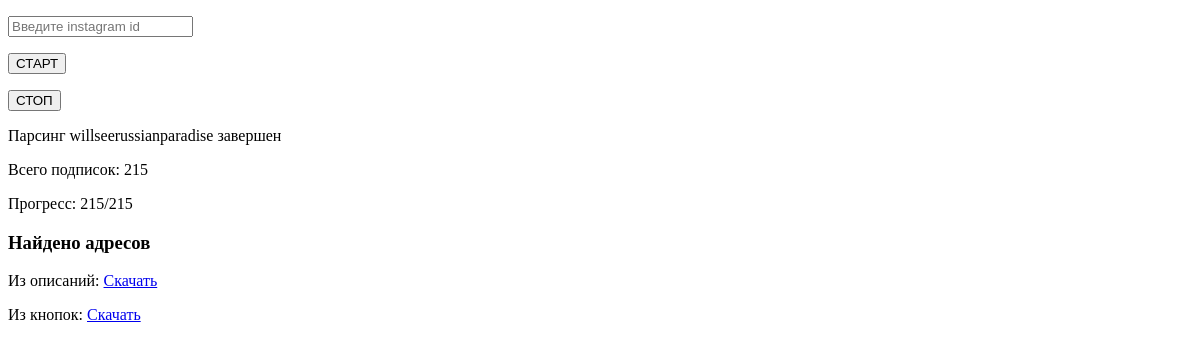
Before: / with the older database file.
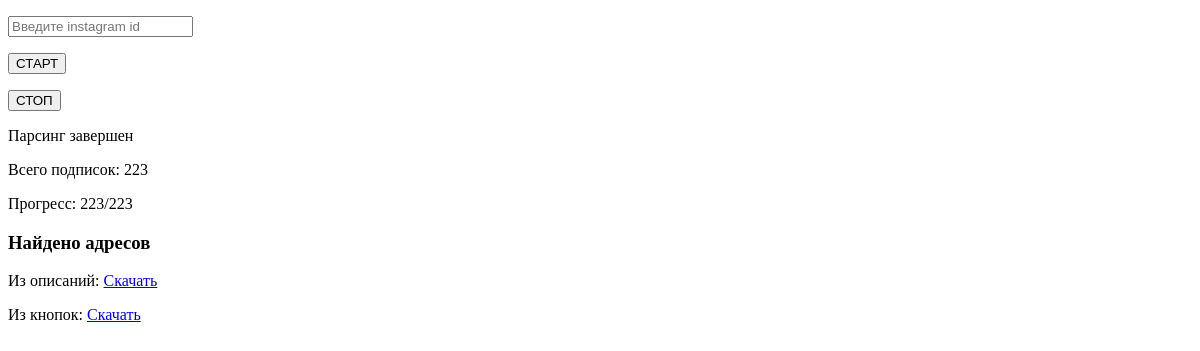
After: the same page with the newer database file.
### main/models.py (models this page shows)
class Parsing(models.Model):
    currentState = models.BooleanField(default=False)
    currentTotal = models.IntegerField(default=0)
    currentVar = models.IntegerField(default=0)
    result = models.TextField(default='[]')
    info = models.TextField(default='[]', blank=True, null=True)

### main/views.py (the view)
# urls.py: path('', views.index, name='index'),
def index(request):
    pars = Parsing.objects.get(pk=1)
    context = {
        'total': pars.currentTotal,
        'var': pars.currentVar,
        'countBioEmail': countBioEmail,
        'countEmail': countEmail,
        'info': pars.info,
        'name': curname,
    }
    return render(request, 'index.html', context=context)

### main/templates/index.html (shortened to what this page needs)
<!DOCTYPE html>
<html lang="en">
<head>
</head>
<body>
 <form action="/start/" method="post">
      <p><input  id="insid" type="text" name="insid" maxlength="100" placeholder="Введите instagram id"></p>
      <p><input type="submit" value="СТАРТ"></p>
 </form>
 <form action="/stop/" method="post">
      <p><input type="submit" value="СТОП"></p>
 </form>
    <p>{{ info }}</p>
    <p>Всего подписок: {{ total }}</p>
    <p>Прогресс: {{ var }}/{{ total }}</p>
    <h3>Найдено адресов</h3>
    <p>Из описаний: {{ countBioEmail }} <a href="/download/list.txt/" download>Скачать</a></p>
    <p>Из кнопок: {{ countEmail }} <a href="/download/listButton.txt/" download>Скачать</a></p>
</body>
</html>

Changed rows visible on the page:
changed Parsing: info "Парсинг willseerussianparadise завершен" → "Парсинг завершен"
Other visible differences:
{{ total }}: "215" → "223"
{{ var }}: "215" → "223"
